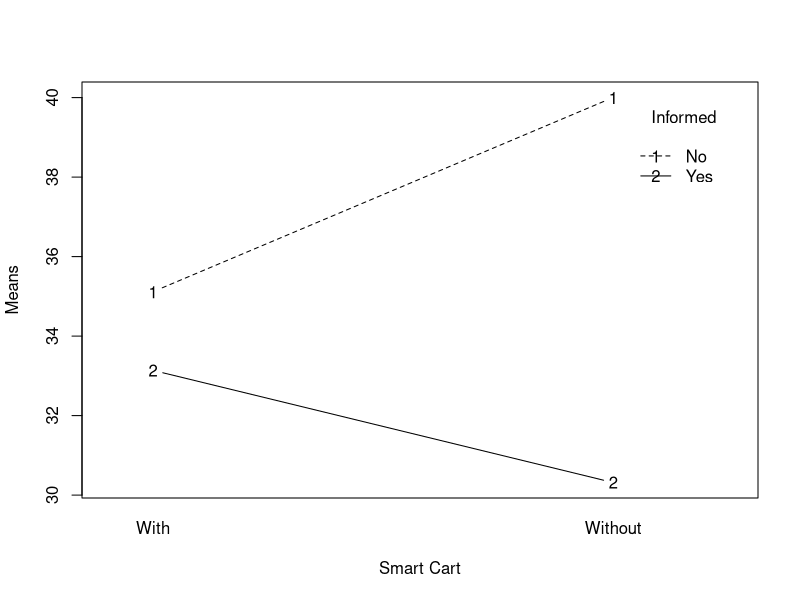
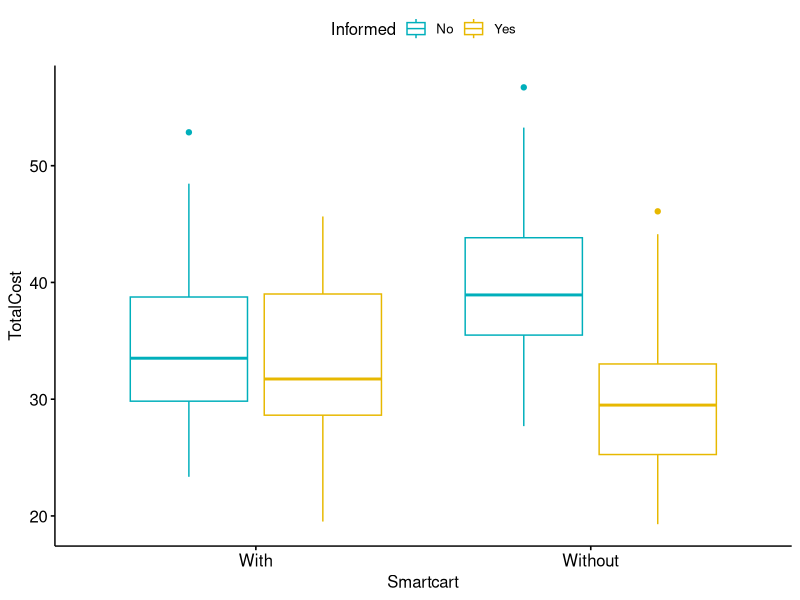
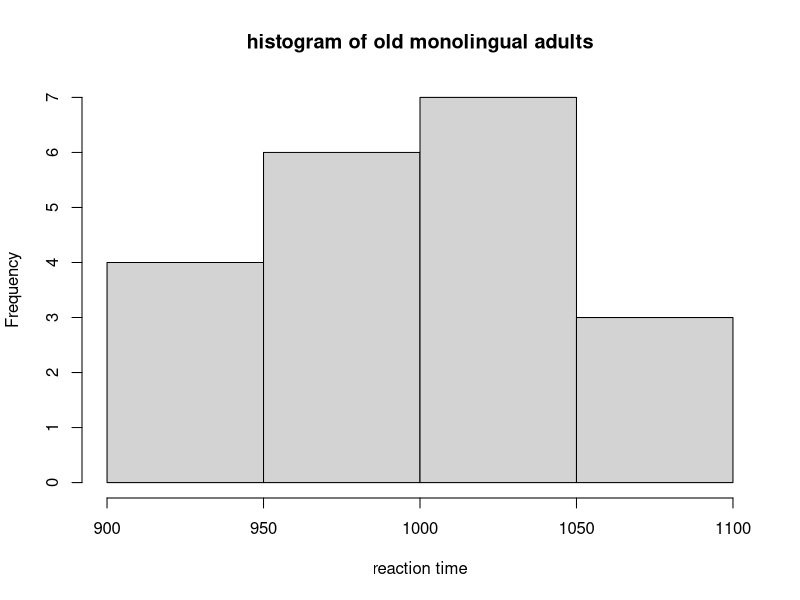
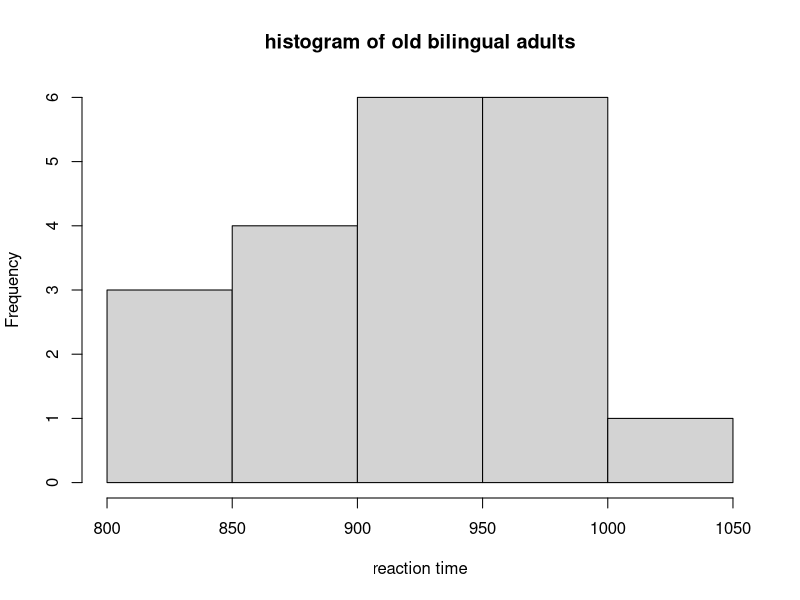
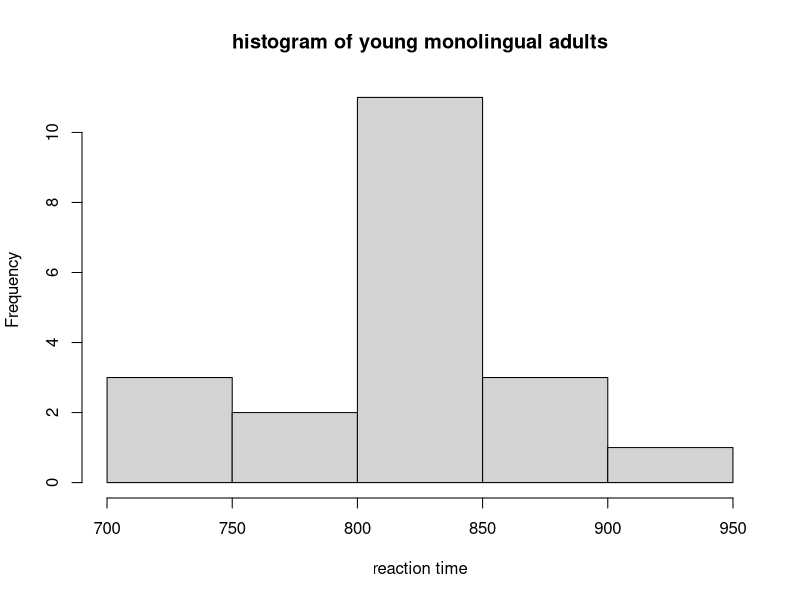
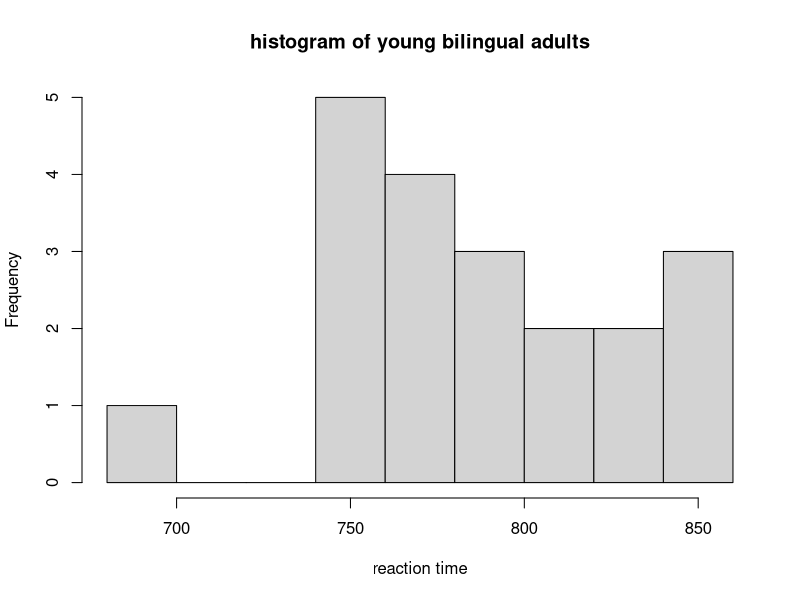
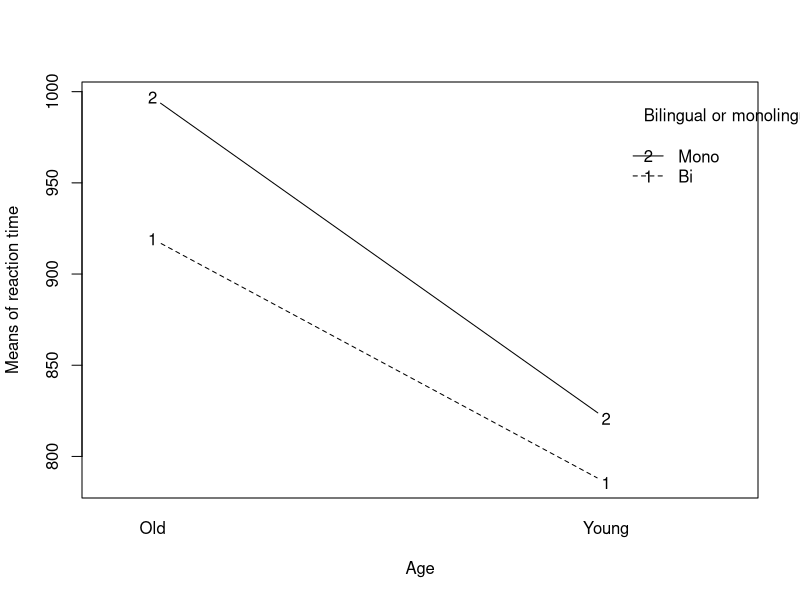
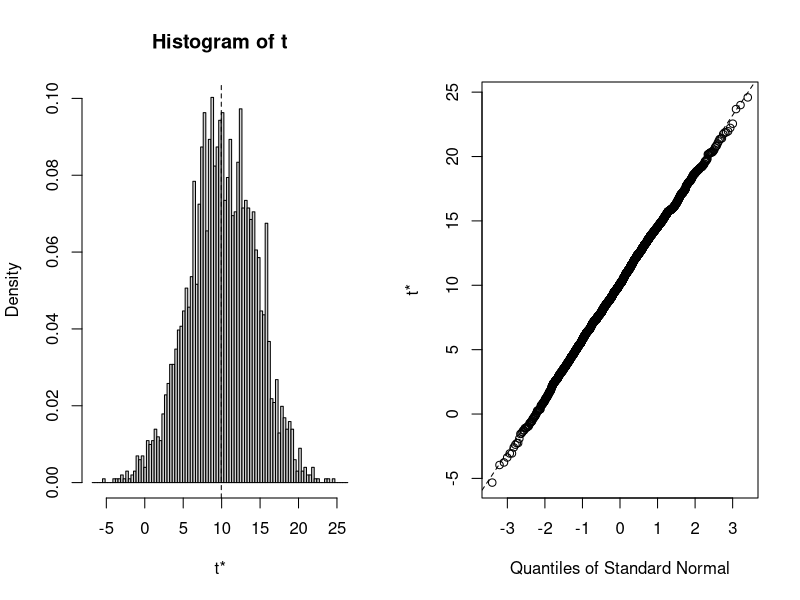

R code for these plots, in order:
#13.11
#a)
## Features: For subjects who were informed of their budget, average amount 
## of money spent is larger for those with real-time feedback than those
## without. However, for subjects without informed budget, average amount of 
## money spent is smaller for those real-time feedback than those without.
dfsmart <- read.csv('EX13-11SMART2.csv')
interaction.plot(dfsmart$Smartcart,dfsmart$Informed,dfsmart$TotalCost,
                 type=c('b'),trace.label = 'Informed',
                 xlab='Smart Cart',ylab='Means',)

library("ggpubr")
ggboxplot(dfsmart, x = "Smartcart", y = "TotalCost", color = "Informed",
          palette = c("#00AFBB", "#E7B800"))
#b)
##Note: if factor is numeric, use df$name_factor <- as.factor(df$name)
## F(Smartcart)=1.30, F(Informed)=37.06, F(Interaction)=16.18. Degress of freedom of main
## effects and interaction are all 1. P(Smartcart)=0.256, P(Informed)=0.000, P(Interaction)=0.000
smartanova <- aov(TotalCost ~ Smartcart*Informed, data = dfsmart)
summary(smartanova)
##Alternative method:
##smartmodel<-lm(TotalCost~Smartcart+Informed+Smartcart:Informed, data=dfsmart)
##smartanova2<-anova(smartmodel)
##smartanova2

#c)
##Based on the output, F statistic for real-time feedback only is 1.30 with a P value of 
## 0.256<0.05, which indicated that the main effect of smart cart is not statistically 
## significant. F statistic for informed budget only is 37.06 with a P value close to 0.000<0.05,
## which means that the main effect of informing the subjects of their budget is  statistically significant.
## The interaction beteen real-time feedback smartcart and informing the budget has a F statistic of 
## 16.18 with a P value close to 0.000<0.05, which means that the interaction between real-time feedback smartcart and informing budget is statistically significant

#13.22
#a)
## It is reasonable to pool the variance.
## The largest sd is 54.38, and the smallest sd is 42.04. sd max/sd min = 54.38/42.04 = 1.29 < 2
dfbiling<-read.csv('EX13-22BILING.csv')
dfoldmo<-dfbiling[dfbiling$Age=='Old'& dfbiling$Ling=='Mono',]
dfoldbi<-dfbiling[dfbiling$Age=='Old'& dfbiling$Ling=='Bi',]
dfyoungmo<-dfbiling[dfbiling$Age=='Young'& dfbiling$Ling=='Mono',]
dfyoungbi<-dfbiling[dfbiling$Age=='Young'& dfbiling$Ling=='Bi',]
tbbiling<-matrix(c(length(dfoldmo$Time),mean(dfoldmo$Time),sd(dfoldmo$Time),
                   length(dfoldbi$Time),mean(dfoldbi$Time),sd(dfoldbi$Time),
                   length(dfyoungmo$Time),mean(dfyoungmo$Time),sd(dfyoungmo$Time),
                   length(dfyoungbi$Time),mean(dfyoungbi$Time),sd(dfyoungbi$Time)),
                 ncol=3,byrow=TRUE)
colnames(tbbiling)<-c('Sample size','Means','Standard deviation')
rownames(tbbiling)<-c('Old_Mono','Old_Bi','Young_Mono','Young_Bi')
tbbiling<-as.table(tbbiling)
tbbiling
sdratio=54.38/42.04
sdratio

#b)
## Yes based on the distribution of histograms of the four groups, we can confirm that the samples are approximately normal.
oldmohist<-hist(dfoldmo$Time,xlab='reaction time',main='histogram of old monolingual adults')
oldbihist<-hist(dfoldbi$Time,xlab='reaction time',main='histogram of old bilingual adults')
youngmohist<-hist(dfyoungmo$Time,xlab='reaction time',main='histogram of young monolingual adults')
youngbihist<-hist(dfyoungbi$Time,xlab='reaction time',main='histogram of young bilingual adults')

#13.23
dfbiling2<-read.csv('EX13-23BILING.csv')
#a)
## If lingualism helps with brain functions as we age, we would expect to see the differences in reaction time between young adults and older adults 
## to be different in monolingual and bilingual groups. In other words, if bilingualism helps brian functioning, the decrease of brian function with aging will be 
## smaller for the bilingual group than the monolingual group, which is reflected by the interaction plot. Based on the interaction plot,
## the two lines are not parallel, and the reaction time of bilingual group is smaller than monolingual group for both the young and older adults.
interaction.plot(dfbiling2$Age,dfbiling2$Ling,dfbiling2$Time,
                 type=c('b'),trace.label = 'Bilingual or monolingual',
                 xlab='Age',ylab='Means of reaction time',)

#b)
## F(age)=195.007,P(age)=0.000,df(age)=1
## F(ling)=25.761,P(ling)=0.000,df(ling)=1
## F(interaction)=3.67, P(interaction)=0.059, df(interaction)=1
bilingmodel<-lm(Time~Age+Ling+Age:Ling, data=dfbiling2)
bilinganova<-anova(bilingmodel)
bilinganova

#c)
## Based on the results in part b, p value of both age and lingualism are smaller than
## 0.05, indicating statistically significant main effects of both age(old or young), and lingualism (bilingual or monolingual)
## on reaction time to the task. However, the p value of interaction between age and lingualism is 0.058 > 0.05, which
## indicates a insignificant interaction of age and lingualism. 

#14.48
dfgpahi<-read.csv('EX14-048GPAHI.csv')
#a)
## Based on the results, p(SATM)=0.00137<0.05, p(SATCR)=0.912>0.05, p(SATM+SATCR)=0.00028<0.05. 
## The null hypothesis that B1SATM=B2SATCR=0 was rejected.
## The null hypothesis that B1SATM=0 was rejected, while we failed to reject B2SATCR=0. 
## The fitting model is log(odds)=-5.847+0.00957*SATM-0.000265*SATCR
gpalogit <- glm(HIGPA ~ SATM + SATCR, data = dfgpahi, family = "binomial")
summary(gpalogit)

#b)
## We are 95% confident that B1 of SATM falls between (0.00371, 0.01254)
## We are 95% confident that B2 of SATCR falls between (-0.00499,0.00446)
confint.default(gpalogit)

#c)
## Based on parts a and b, I concluded that the fitting model using SATM and SATCR as factor to predict HIGPA is log(odds)=-5.847+0.00957*SATM-0.000265*SATCR
## with SATM as a statistically significant explanatory variable and SATCR as a insignificant predicting factor.
## We are 95% confident that B1 of SATM falls between (0.00371, 0.01254) and 95% confident that B2 of SATCR falls between (-0.00499,0.00446)
## Given that SATCR is insignificant, and the fact that its confident interval ranges from negative and positive numbers, it would be reasonable to drop SATCR as
## a predicting factor in the fitting model for HIGPA

#14.50
#a)
## When using sex as a explanatory variable to predict HIGPA, the fitting model when the 
## student is a male is log(odds)=0.1699-0.3240*Sex_male, meaning when the student is a male, the log(odd) of getting 
## a high GPA decreases by approximately 0.3240. And the fitting model when the student is a female
## is log(odds)=0.1699-0.3240*Sex_female=0.1699-0.3240*0=0.1699. 
## However, because the p value of this model is 0.334>0.05, model using sex as a single explanatory factor would not be considered as significant in predicting HIGPA 
dfgpahi2<-read.csv('EX14-050GPAHI.csv')
dfgpahi2[dfgpahi2$sex==1,]$sex<-'M'
dfgpahi2[dfgpahi2$sex==2,]$sex<-'F'
dfgpahi2$sex<-as.factor(dfgpahi2$sex)
dfgpahi2$HIGPA<-as.factor(dfgpahi2$HIGPA)
gpalogitgender <- glm(HIGPA ~ sex, data = dfgpahi2, family = "binomial")
summary(gpalogitgender)

#b)
## When using sex and SAT scores as explanatory variables to predict HIGPA, the fitting model when the 
## student is a male is log(odds)=-7.345-1.233*Sex_male-0.0011*SATCR+0.0140*SATM.Only the p value of SATCR is larger than 0.05,
## indicating that the null hypothesis that B2SATCR=0 failed to be rejected.
gpalogit2 <- glm(HIGPA ~ sex+SATCR+SATM, data = dfgpahi2, family = "binomial")
summary(gpalogit2)

#c)
# Based on parts a and b, I concluded that the fitting model using sed, SATM and SATCR as factor to predict HIGPA is log(odds)=-7.345-1.233*Sex_male-0.0011*SATCR+0.0140*SATM.
## when the student is a male. The fitting model when the student is a female is log(odds)=-7.345-0.0011*SATCR+0.0140*SATM.
## with both sex and SATM as statistically significant explanatory variables and SATCR as a insignificant predicting factor.
## Thus, SATCR should be drop in this fitting model. 

#16.18
dfdrp<- read.csv('EX16-18DRP.csv')
#install.packages('boot', dep=TRUE)
library(boot)
#a)
## bootstrap standard error = 4.3627
fc1<-function(data,i){
  d2<-data[i,]
  return((mean(d2$drp[d2$group=='Treat']))-
           (mean(d2$drp[d2$group=='Control'])))
  }

set.seed(12345)
bootmeandiff<-boot(dfdrp,fc1,R=3000)
summary(bootmeandiff)
bootmeandiff

#b)
## Yes, a bootstrap t confidence interval is appropriate
## The 95% confidence interval is (1.239,18.341)
plot(bootmeandiff)
boot.ci(bootmeandiff,type='norm')

#c)
## The confidence interval using two-sample t test from page 441 is (1.233,18.675), which is 
## close to the bootstrap 95% confidence interval (1.239, 18.341)

#16.24
dftv<-read.csv('EX16-24TVTIME.csv')
#a)
## Based on the plot of bootmeantv, the bootstrap distribution of 
## mean of traditional tv watching is reasonably normal. 
## The bias is -0.014, which is small compared to the observed mean 14.5.
fc2<-function(data,i){
  d2<-data[i,]
  return (mean(d2$Time[!is.na(d2$Time)]))
  }
set.seed(123456)
bootmeantv<-boot(dftv,fc2,R=3000)
bootmeantv
plot(bootmeantv)

#b)
## The 95% bootstrap confidence interval is (4.67, 24.36)
boot.ci(bootmeantv,type='norm')

#c)
## 95% t confidence interval is (2.081, 26.918). The t CI has a larger
## range compared to the 95% bootstrap CI (4.67, 24.36). The difference 
## between the these two CIs is approximately 2 for the low and upper tails, respectively. 
t.test(dftv$Time[!is.na(dftv$Time)])










